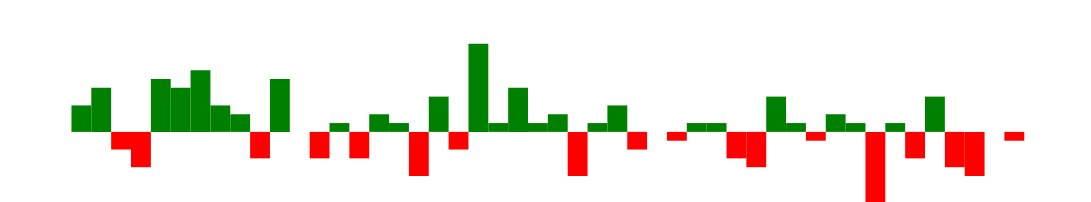

Write a Vega-Lite specification for this figure.
### Vega specification from a JSON file in a GitHub repository (floating-point values rounded to 4 significant figures)
{"$schema": "https://vega.github.io/schema/vega/v5.json", "width": 275, "height": 40, "padding": 0, "data": [{"name": "table", "values": [{"game": "g1", "diff": 3}, {"game": "g2", "diff": 5}, {"game": "g3", "diff": -2}, {"game": "g4", "diff": -4}, {"game": "g5", "diff": 6}, {"game": "g6", "diff": 5}, {"game": "g7", "diff": 7}, {"game": "g8", "diff": 3}, {"game": "g9", "diff": 2}, {"game": "g10", "diff": -3}, {"game": "g11", "diff": 6}, {"game": "g12", "diff": 0}, {"game": "g13", "diff": -3}, {"game": "g14", "diff": 1}, {"game": "g15", "diff": -3}, {"game": "g16", "diff": 2}, {"game": "g17", "diff": 1}, {"game": "g18", "diff": -5}, {"game": "g19", "diff": 4}, {"game": "g20", "diff": -2}, {"game": "g21", "diff": 10}, {"game": "g22", "diff": 1}, {"game": "g23", "diff": 5}, {"game": "g24", "diff": 1}, {"game": "g25", "diff": 2}, {"game": "g26", "diff": -5}, {"game": "g27", "diff": 1}, {"game": "g28", "diff": 3}, {"game": "g29", "diff": -2}, {"game": "g30", "diff": 0}, {"game": "g31", "diff": -1}, {"game": "g32", "diff": 1}, {"game": "g33", "diff": 1}, {"game": "g34", "diff": -3}, {"game": "g35", "diff": -4}, {"game": "g36", "diff": 4}, {"game": "g37", "diff": 1}, {"game": "g38", "diff": -1}, {"game": "g39", "diff": 2}, {"game": "g40", "diff": 1}, {"game": "g41", "diff": -8}, {"game": "g42", "diff": 1}, {"game": "g43", "diff": -3}, {"game": "g44", "diff": 4}, {"game": "g45", "diff": -4}, {"game": "g46", "diff": -5}, {"game": "g47", "diff": 0}, {"game": "g48", "diff": -1}]}], "signals": [{"name": "tooltip", "value": {}, "on": [{"events": "rect:mouseover", "update": "datum"}, {"events": "rect:mouseout", "update": "{}"}]}], "scales": [{"name": "xscale", "type": "band", "domain": {"data": "table", "field": "game"}, "range": "width", "padding": 0.05, "round": true}, {"name": "yscale", "domain": {"data": "table", "field": "diff"}, "nice": true, "range": "height"}], "axes": [{"orient": "bottom", "scale": "xscale", "labels": false, "ticks": false}, {"orient": "right", "scale": "yscale", "labels": false, "ticks": false}], "marks": [{"type": "rect", "from": {"data": "table"}, "encode": {"enter": {"x": {"scale": "xscale", "field": "game"}, "width": {"scale": "xscale", "band": 1}, "y": {"scale": "yscale", "field": "diff"}, "y2": {"scale": "yscale", "value": 0}, "fill": [{"test": "datum.diff > 0", "value": "green"}, {"value": "red"}]}, "update": {"fill": [{"test": "datum.diff > 0", "value": "green"}, {"value": "red"}]}, "hover": {"fill": {"value": "black"}}}}, {"type": "text", "encode": {"enter": {"align": {"value": "center"}, "baseline": {"value": "bottom"}, "fill": {"value": "#333"}}, "update": {"x": {"scale": "xscale", "signal": "tooltip.game", "band": 0.5}, "y": {"scale": "yscale", "signal": "tooltip.diff", "offset": 0.05}, "text": {"signal": "tooltip.diff"}, "fillOpacity": [{"test": "datum === tooltip", "value": 0}, {"value": 1}]}}}], "config": {}}
